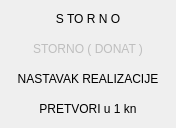
        <widget class="QWidget" name="scrollAreaWidgetContents_2">
         <property name="geometry">
          <rect>
           <x>0</x>
           <y>0</y>
           <width>176</width>
           <height>128</height>
          </rect>
         </property>
         <property name="sizePolicy">
          <sizepolicy hsizetype="Preferred" vsizetype="Maximum">
           <horstretch>0</horstretch>
           <verstretch>0</verstretch>
          </sizepolicy>
         </property>
         <layout class="QVBoxLayout" name="verticalLayout_5">
          <property name="spacing">
           <number>1</number>
          </property>
          <property name="leftMargin">
           <number>1</number>
          </property>
          <property name="topMargin">
           <number>1</number>
          </property>
          <property name="rightMargin">
           <number>1</number>
          </property>
          <property name="bottomMargin">
           <number>1</number>
          </property>
          <item>
           <widget class="QPushButton" name="pushButton_8">
            <property name="text">
             <string>S TO R N O</string>
            </property>
            <property name="icon">
             <iconset resource="../../resources/DonatForm.qrc">
              <normaloff>:/InDonat/Forms/images/CLOSE.GIF</normaloff>:/InDonat/Forms/images/CLOSE.GIF</iconset>
            </property>
            <property name="flat">
             <bool>true</bool>
            </property>
           </widget>
          </item>
          <item>
           <widget class="QPushButton" name="pushButton_11">
            <property name="enabled">
             <bool>false</bool>
            </property>
            <property name="text">
             <string>STORNO ( DONAT )</string>
            </property>
            <property name="icon">
             <iconset resource="../../resources/DonatForm.qrc">
              <normaloff>:/InDonat/Forms/images/CLOSE.GIF</normaloff>:/InDonat/Forms/images/CLOSE.GIF</iconset>
            </property>
            <property name="flat">
             <bool>true</bool>
            </property>
           </widget>
          </item>
          <item>
           <widget class="QPushButton" name="pushButton_10">
            <property name="text">
             <string>NASTAVAK REALIZACIJE</string>
            </property>
            <property name="icon">
             <iconset resource="../../resources/DonatForm.qrc">
              <normaloff>:/InDonat/Forms/images/OLOVKA.GIF</normaloff>:/InDonat/Forms/images/OLOVKA.GIF</iconset>
            </property>
            <property name="flat">
             <bool>true</bool>
            </property>
           </widget>
          </item>
          <item>
           <widget class="QPushButton" name="pushButton_9">
            <property name="text">
             <string>PRETVORI u 1 kn</string>
            </property>
            <property name="icon">
             <iconset resource="../../resources/DonatForm.qrc">
              <normaloff>:/InDonat/Forms/images/ZAMJENA.gif</normaloff>:/InDonat/Forms/images/ZAMJENA.gif</iconset>
            </property>
            <property name="iconSize">
             <size>
              <width>16</width>
              <height>16</height>
             </size>
            </property>
            <property name="flat">
             <bool>true</bool>
            </property>
           </widget>
          </item>
         </layout>
        </widget>
